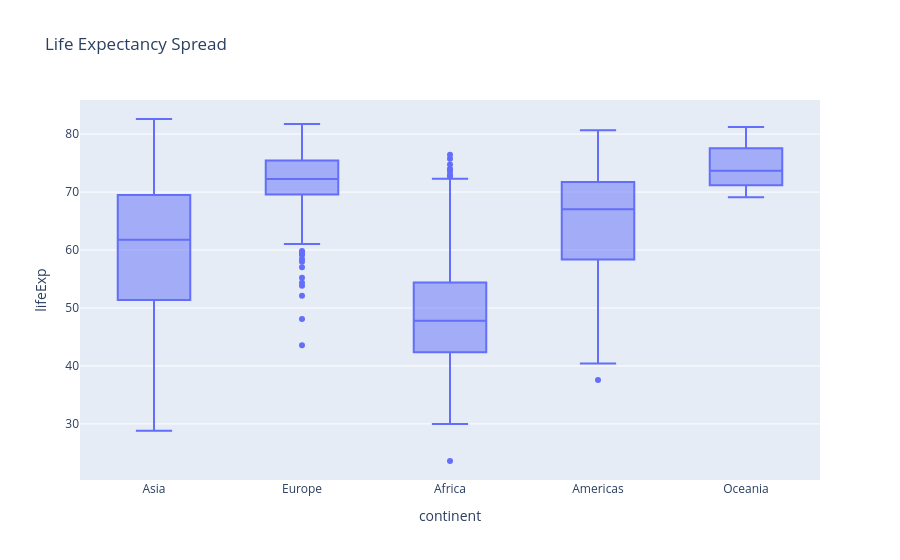

This figure's notebook cell:
### Code cell
fig = px.box(
    df,
    x="continent",
    y="lifeExp",
    title="Life Expectancy Spread"
)

fig.show()

### Figure 1 — Plotly figure (JSON) as saved in the notebook; plotly's stock layout.template omitted (floating-point values rounded to 4 significant figures; data arrays with more than 128 entries replaced by an {"elided": "..."} marker saying what was removed)
{"data": [{"alignmentgroup": "True", "hovertemplate": "continent=%{x}<br>lifeExp=%{y}<extra></extra>", "legendgroup": "", "marker": {"color": "#636efa"}, "name": "", "notched": false, "offsetgroup": "", "orientation": "v", "showlegend": false, "type": "box", "x": {"elided": "1704 str values"}, "x0": " ", "xaxis": "x", "y": {"elided": "1704 float values"}, "y0": " ", "yaxis": "y"}], "layout": {"autosize": true, "boxmode": "group", "legend": {"tracegroupgap": 0}, "title": {"text": "Life Expectancy Spread"}, "xaxis": {"anchor": "y", "autorange": true, "domain": [0, 1], "range": [-0.5, 4.5], "title": {"text": "continent"}, "type": "category"}, "yaxis": {"anchor": "x", "autorange": true, "domain": [0, 1], "range": [20.32, 85.88], "title": {"text": "lifeExp"}, "type": "linear"}}}
